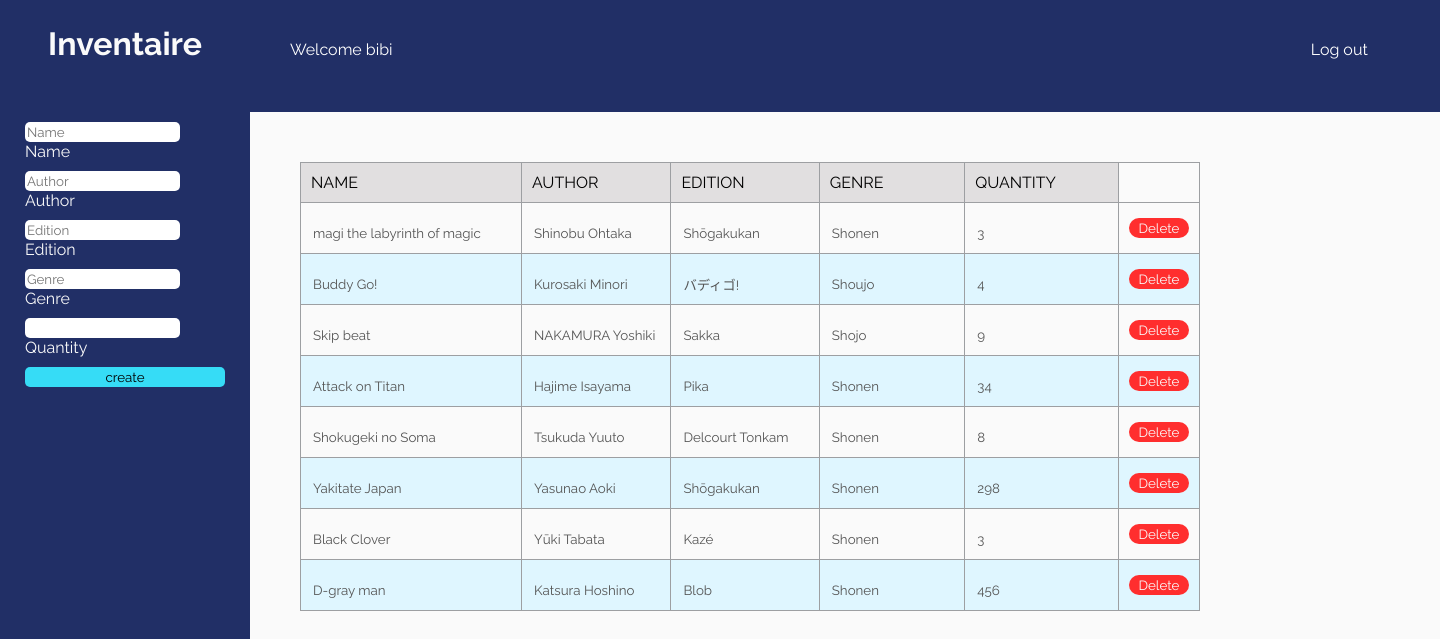
The page /inventory.php on the database its author committed.
### tables this page shows
CREATE TABLE `users` (
  `id` int(11) NOT NULL,
  `login` varchar(25) NOT NULL,
  `password` varchar(255) NOT NULL
);

CREATE TABLE `product` (
  `id` int(11) NOT NULL,
  `nameBook` varchar(255) NOT NULL,
  `author` varchar(255) NOT NULL,
  `edition` varchar(255) NOT NULL,
  `quantity` int(11) NOT NULL,
  `genre` varchar(255) NOT NULL
);

### include/handle_form.php (called while the page is built, shortened)
<?php
    $error_messages = array();

### inventory.php (the view, shortened to what this page needs)
<?php
    include 'include/handle_form.php';
    $query = $pdo->query ('SELECT * FROM product');
    $product = $query->fetchAll();
    $queryusers = $pdo->query ('SELECT * FROM users');
    $users = $queryusers->fetchAll();
?>
<!DOCTYPE html>
<html lang="en">
<head>
    <link rel="stylesheet" href="ressources/style/style.css">
</head>
<body>
    <div class="menu">
    <h1 class="title">Inventaire</h1>
     <form action="#" method="post">
            <fieldset class="fieldsetForm">
                <div class="form">
                    <div class="backForm <?= array_key_exists('nameBook', $error_messages) ? 'error' : '' ?>">
                        <input type="text" name="nameBook" placeholder="Name" id="name" value="<?= $_POST['nameBook'] ?>">
                        <label for="name"> Name </label>
                    </div>
                    <div class="backForm <?= array_key_exists('author', $error_messages) ? 'error' : '' ?>">
                        <input type="text" name="author" placeholder="Author" id="author" value="<?= $_POST['author'] ?>">
                        <label for="author"> Author</label>
                    </div>
                    <div class="backForm <?= array_key_exists('edition', $error_messages) ? 'error' : '' ?>">
                        <input type="text" name="edition" placeholder="Edition" id="edition" value="<?= $_POST['edition'] ?>">
                        <label for="edition"> Edition </label>
                    </div>
                    <div class="backForm <?= array_key_exists('genre', $error_messages) ? 'error' : '' ?>">
                        <input type="text" name="genre" placeholder="Genre" id="genre" value="<?= $_POST['genre'] ?>">
                        <label for="genre"> Genre </label>
                    </div>
                    <div class="backForm <?= array_key_exists('quantity', $error_messages) ? 'error' : '' ?>">
                        <input type="number" name="quantity" id="quantity" value="<?= $_POST['quantity'] ?>">
                        <label for="quantity"> Quantity </label>
                    </div>
                    <div class="backForm">
                        <input type="submit" value="create" class="valid">
                    </div>
                </div>
            </fieldset>
        </form>
    </div>
    <div class="interface">
        <div class="containerList">
            <div class="menuTop">
               <p>Welcome&nbsp;
               <?php foreach($users as $_users): ?>
                  <div class="userNameLogin">
                    <?= $_users->login ?>
                  </div>
                <?php endforeach; ?>
              </p>
            <div class="logOut"> Log out </div>
            </div>
            <table class="productList">
               <thead>
                   <td>NAME</td>
                   <td>AUTHOR</td>
                   <td>EDITION</td>
                   <td>GENRE</td>
                   <td>QUANTITY</td>
               </thead>
                <?php foreach($product as $_product): ?>
                    <tr>
                        <td class='nameCase' ><input type='text' class="inputchange" disabled value='<?= $_product->nameBook ?>'></td>
                        <td class='authorCase'><input type='text' class="inputchange" disabled value='<?= $_product->author ?>'></td>
                        <td><input type='text' class="inputchange" disabled value='<?= $_product->edition ?>'></td>
                        <td><input type='text' class="inputchange" disabled value='<?= $_product->genre ?>'></td>
                        <td><input type='number' class="inputchange" disabled  value='<?= $_product->quantity ?>'></td>
                        <td class="delete"><a href="?delete_id=<?= $_product->id ?>"><button class="buttonDelete">Delete</button></a></td>
                    </tr>
                <?php endforeach; ?>
            </table>
        </div>
    </div>
</body>
</html>

### ressources/style/style.css (style rules this page uses)
* { margin: 0; padding: 0; font-family: 'Raleway', sans-serif; }
body { width: 100%; min-height: 100%; position: relative; }
.menu { width: 250px; position: fixed; height: 100%; background-color: #212F66; top: 0; }
h1 { text-align: center; margin-top: 25px; color: #FAFAFA; }
.menuTop { width: 1190px; height: 112px; background: #212F66; }
.menuTop > p { color: white; margin-left: 40px; padding-top: 40px; display: inline-block; }
.menuTop > .userNameLogin { color: white; display: inline-block; }
.menuTop > .logOut { display: inline-block; margin-left: 60vw; color: white; }
input { border: 0; border-radius: 5px; padding: 2px; margin-top: 10px; }
label { color: #FAFAFA; }
.form { width: 200px; margin: auto; }
input[type=submit].valid { background : #36dcf6; width: 100%; }
.containerList { width: 1190px; position: absolute; left:250px; top: 0; height: 800px; background-color: #FAFAFA; }
.fieldsetForm { border: 0px; margin-top: 50px; width:200px; margin-left: auto; margin-right: auto; }
table { border-collapse: collapse; width: 900px; border-radius: 5px; margin-top: 50px; margin-left: 50px; }
table, th, td { border: 1px solid #9D9FA2; padding: 10px; }
td.nameCase { width: 200px; }
thead { background-color: #E1DFE0; }
.productList tr:nth-child(even) { background-color: #dff6ff; }
.buttonDelete { width : 60px; height: 20px; border-radius: 10px; border: 0; background-color: #ff2e2e; color: #fafafa; }
td > input { background: transparent; width: 100%; }

### rows shown on the page
users: login "bibi"
product: nameBook "magi the labyrinth of magic", author "Shinobu Ohtaka", edition "Shōgakukan", genre "Shonen", quantity "3"
product: nameBook "Buddy Go!", author "Kurosaki Minori", edition "バディゴ!", genre "Shoujo", quantity "4"
product: nameBook "Skip beat", author "NAKAMURA Yoshiki", edition "Sakka", genre "Shojo", quantity "9"
product: nameBook "Attack on Titan", author "Hajime Isayama", edition "Pika", genre "Shonen", quantity "34"
product: nameBook "Shokugeki no Soma", author "Tsukuda Yuuto", edition "Delcourt Tonkam", genre "Shonen", quantity "8"
product: nameBook "Yakitate Japan", author "Yasunao Aoki", edition "Shōgakukan", genre "Shonen", quantity "298"
product: nameBook "Black Clover", author "Yūki Tabata", edition "Kazé", genre "Shonen", quantity "3"
product: nameBook "D-gray man", author "Katsura Hoshino", edition "Blob", genre "Shonen", quantity "456"
